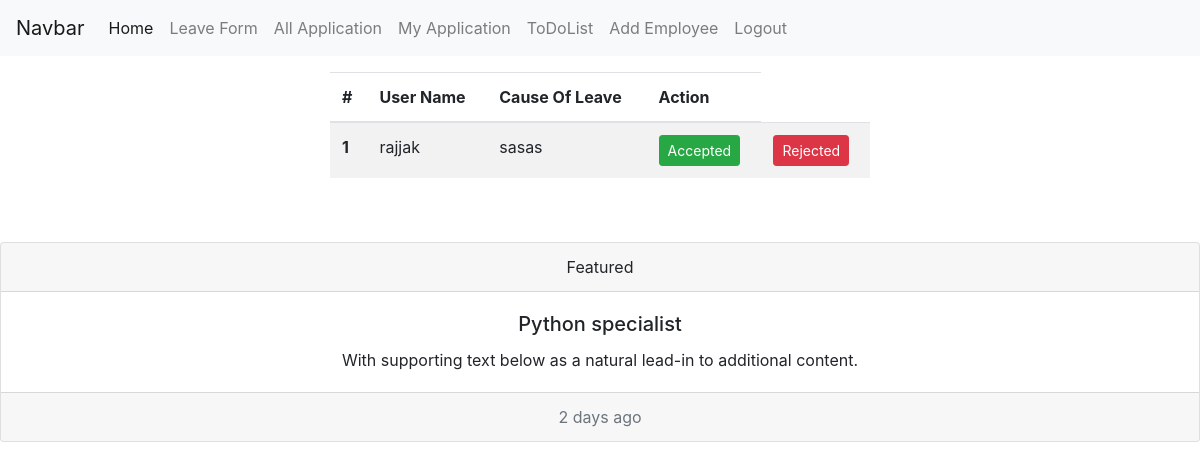
Before: /all-application (signed in) with the older database file.
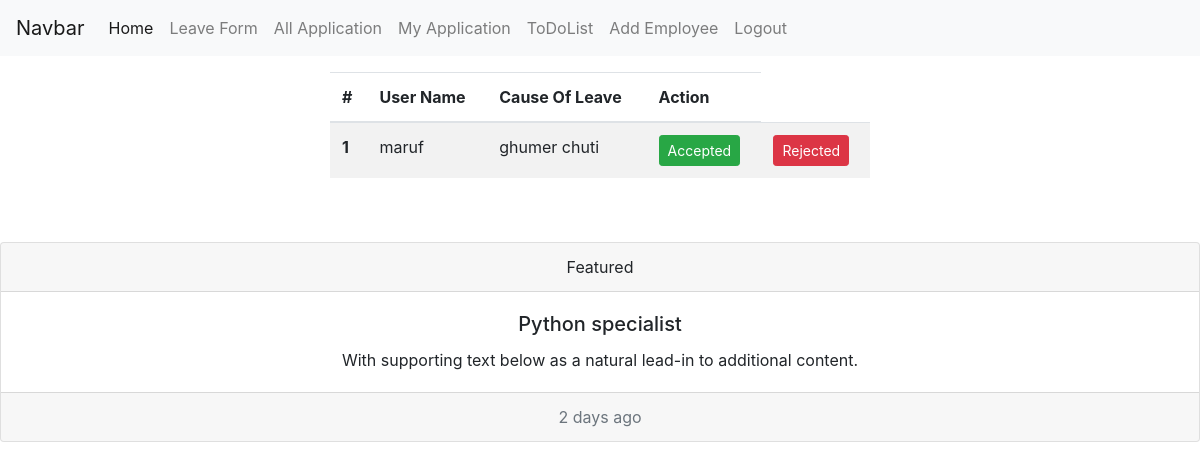
After: the same page with the newer database file.
### emsapp/models.py (models this page shows, shortened)
class LeaveApplication(models.Model):
    user = models.ForeignKey(User, on_delete=models.CASCADE)
    cause_of_leave = models.TextField(blank = True, null = True)
    start_date = models.DateField(blank = True, null = True)
    end_date = models.DateField(blank = True, null = True)
    checked = models.BooleanField(default=False)
    approved = models.BooleanField(default=False)

### emsapp/views.py (the view)
# urls.py: path('all-application', all_application, name='all_application'),
@login_required(login_url='/')
def all_application(request):
    applications = LeaveApplication.objects.filter(checked = False)
    context = {'applications':applications}
    return render(request, 'all_application.html', context)

### templates/all_application.html
{% extends 'base.html' %}
{% block content %}
<div class="container">
    <div class="row">
        <div class="col-md-6 m-auto pt-3">
            {% if applications %}
            <table class="table table-striped">
                <thead>
                  <tr>
                    <th scope="col">#</th>
                    <th scope="col">User Name</th>
                    <th scope="col">Cause Of Leave</th>
                    <th scope="col">Action</th>
                  </tr>
                </thead>
                <tbody>
                  {% for application in applications %}
                  <tr>
                    <th scope="row">{{ forloop.counter }}</th>
                    <td>{{ application.user.username }}</td>
                    <td>{{ application.cause_of_leave }}</td>
                    <td><a href="{% url 'application_approval' application.id 1 %}"><button class="btn btn-success btn-sm">Accepted</button></a></td>
                    <td><a href="{% url 'application_approval' application.id 0 %}"><button class="btn btn-danger btn-sm">Rejected</button></a></td>
                  </tr>
                  {% endfor %}
                </tbody>
              </table>
            {% else %}
            <div class="alert alert-info">
                <strong>No Data Is Available To Show!</strong>
              </div>
            {% endif %}
        </div>
    </div>
</div>
{% endblock %}

Changed rows visible on the page:
no longer on this page (row edited): LeaveApplication: user.username "rajjak", cause_of_leave "sasas"
now on this page (row edited): LeaveApplication: user.username "maruf", cause_of_leave "ghumer chuti"
